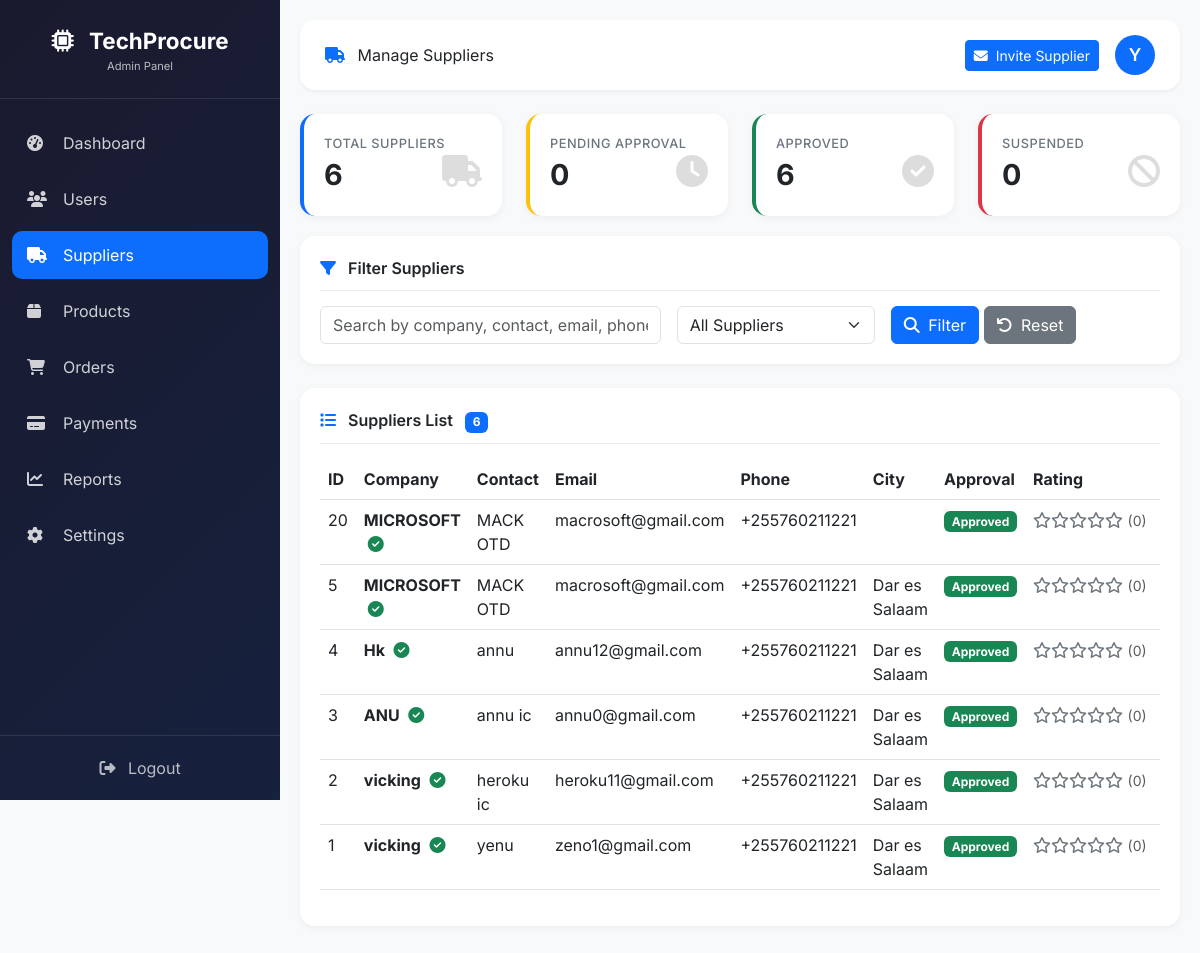
The page /Techprocure17/admin/suppliers/manage-suppliers.php (signed in) on the database its author committed.
### tables this page shows
CREATE TABLE `suppliers` (
  `id` int(11) NOT NULL,
  `user_id` int(11) NOT NULL,
  `company_name` varchar(200) NOT NULL,
  `company_logo` varchar(255) DEFAULT NULL,
  `registration_number` varchar(100) DEFAULT NULL,
  `tax_id` varchar(100) DEFAULT NULL,
  `contact_person` varchar(200) DEFAULT NULL,
  `email` varchar(255) DEFAULT NULL,
  `phone` varchar(20) DEFAULT NULL,
  `address` text DEFAULT NULL,
  `city` varchar(100) DEFAULT NULL,
  `region` varchar(100) DEFAULT NULL,
  `business_description` text DEFAULT NULL,
  `approval_status` enum('pending','approved','rejected','suspended') DEFAULT 'pending',
  `verification_badge` tinyint(1) DEFAULT 0,
  `rating` decimal(3,2) DEFAULT 0.00,
  `total_sales` int(11) DEFAULT 0,
  `total_reviews` int(11) DEFAULT 0,
  `status` enum('active','inactive') DEFAULT 'active',
  `created_at` datetime DEFAULT current_timestamp(),
  `updated_at` datetime DEFAULT NULL ON UPDATE current_timestamp(),
  `country` varchar(100) DEFAULT 'Tanzania',
  `company_description` text DEFAULT NULL,
  `business_type` varchar(50) DEFAULT NULL,
  `tin_number` varchar(50) DEFAULT NULL,
  `vat_registered` tinyint(1) DEFAULT 0,
  `verification_status` enum('unverified','pending','verified','rejected') DEFAULT 'unverified',
  `website` varchar(255) DEFAULT NULL,
  `facebook` varchar(255) DEFAULT NULL,
  `twitter` varchar(255) DEFAULT NULL,
  `instagram` varchar(255) DEFAULT NULL,
  `linkedin` varchar(255) DEFAULT NULL,
  `bank_name` varchar(100) DEFAULT NULL,
  `bank_account_name` varchar(100) DEFAULT NULL,
  `bank_account_number` varchar(50) DEFAULT NULL,
  `swift_code` varchar(20) DEFAULT NULL,
  `bank_branch` varchar(100) DEFAULT NULL,
  `business_license` varchar(255) DEFAULT NULL,
  `tax_clearance` varchar(255) DEFAULT NULL,
  `verification_documents` text DEFAULT NULL
);

### Techprocure17/admin/suppliers/manage-suppliers.php (the view, shortened to what this page needs)
<?php
require_once '../../includes/functions.php';
$db = getDB();
$filter = isset($_GET['filter']) ? trim($_GET['filter']) : 'all';
$search = isset($_GET['search']) ? trim($_GET['search']) : '';
$page = isset($_GET['page']) ? (int)$_GET['page'] : 1;
$limit = 20;
$offset = ($page - 1) * $limit;
$where_conditions = ["1=1"];
$params = [];
$where_clause = implode(" AND ", $where_conditions);
$total_suppliers = 0;
try {
    $count_sql = "SELECT COUNT(*) as total FROM suppliers s WHERE $where_clause";
    $stmt = $db->prepare($count_sql);
    $stmt->execute($params);
    $total_suppliers = (int)$stmt->fetchColumn();
} catch (PDOException $e) {
    $total_suppliers = 0;
    $total_pages = 1;
}
$suppliers = [];
try {
    $sql = "SELECT s.*, u.email as user_email, u.status as user_status
            FROM suppliers s
            LEFT JOIN users u ON s.user_id = u.id
            WHERE $where_clause
            ORDER BY s.created_at DESC
            LIMIT ? OFFSET ?";
    $params[] = $limit;
    $params[] = $offset;
    $stmt = $db->prepare($sql);
    $stmt->execute($params);
    if ($stmt->rowCount() > 0) {
        $suppliers = $stmt->fetchAll();
    }
} catch (PDOException $e) {
    $suppliers = [];
}
$stats = [];
try {
    $stats['total'] = $db->query("SELECT COUNT(*) FROM suppliers")->fetchColumn();
    $stats['pending'] = $db->query("SELECT COUNT(*) FROM suppliers WHERE approval_status = 'pending'")->fetchColumn();
    $stats['approved'] = $db->query("SELECT COUNT(*) FROM suppliers WHERE approval_status = 'approved'")->fetchColumn();
    $stats['rejected'] = $db->query("SELECT COUNT(*) FROM suppliers WHERE approval_status = 'rejected'")->fetchColumn();
    $stats['suspended'] = $db->query("SELECT COUNT(*) FROM suppliers WHERE approval_status = 'suspended'")->fetchColumn();
} catch (PDOException $e) {
    $stats = ['total' => 0, 'pending' => 0, 'approved' => 0, 'rejected' => 0, 'suspended' => 0];
}
?>
<!DOCTYPE html>
<html lang="en">
<head>
    <link href="https://cdn.jsdelivr.net/npm/bootstrap@5.3.0/dist/css/bootstrap.min.css" rel="stylesheet">
    <link rel="stylesheet" href="https://cdnjs.cloudflare.com/ajax/libs/font-awesome/6.4.0/css/all.min.css">
</head>
<body>
<div class="sidebar" id="sidebar">
    <div class="brand">
        <i class="fas fa-microchip"></i> TechProcure
        <small>Admin Panel</small>
    </div>
    <div class="nav flex-column mt-3">
        <div class="nav-item">
            <a href="../dashboard.php" class="nav-link">
                <i class="fas fa-tachometer-alt"></i> Dashboard
            </a>
        </div>
        <div class="nav-item">
            <a href="../users/manage-users.php" class="nav-link">
                <i class="fas fa-users"></i> Users
            </a>
        </div>
        <div class="nav-item">
            <a href="manage-suppliers.php" class="nav-link active">
                <i class="fas fa-truck"></i> Suppliers
            </a>
        </div>
        <div class="nav-item">
            <a href="../products/manage-products.php" class="nav-link">
                <i class="fas fa-box"></i> Products
            </a>
        </div>
        <div class="nav-item">
            <a href="../orders/manage-orders.php" class="nav-link">
                <i class="fas fa-shopping-cart"></i> Orders
            </a>
        </div>
        <div class="nav-item">
            <a href="../payments/transactions.php" class="nav-link">
                <i class="fas fa-credit-card"></i> Payments
            </a>
        </div>
        <div class="nav-item">
            <a href="../reports/sales-report.php" class="nav-link">
                <i class="fas fa-chart-line"></i> Reports
            </a>
        </div>
        <div class="nav-item">
            <a href="../settings/general-settings.php" class="nav-link">
                <i class="fas fa-cog"></i> Settings
            </a>
        </div>
    </div>
    <div class="sidebar-footer">
        <a href="../../auth/logout.php">
            <i class="fas fa-sign-out-alt me-2"></i> Logout
        </a>
    </div>
</div>
<div class="main-content" id="mainContent">
    <div class="top-navbar">
        <div class="welcome-text">
            <i class="fas fa-truck me-2 text-primary"></i> Manage Suppliers
        </div>
        <div class="d-flex align-items-center gap-3">
            <a href="invitation-keys.php" class="btn btn-primary btn-sm">
                <i class="fas fa-envelope me-1"></i> Invite Supplier
            </a>
            <div class="admin-avatar">
                <?php echo strtoupper(substr($_SESSION['user_name'] ?? 'A', 0, 1)); ?>
            </div>
        </div>
    </div>
    <div class="row">
        <div class="col-md-3 col-sm-6">
            <div class="stat-card" style="border-left: 4px solid #0d6efd;">
                <div class="stat-label">Total Suppliers</div>
                <div class="stat-number"><?php echo number_format($stats['total']); ?></div>
                <div class="stat-icon"><i class="fas fa-truck"></i></div>
            </div>
        </div>
        <div class="col-md-3 col-sm-6">
            <div class="stat-card" style="border-left: 4px solid #ffc107;">
                <div class="stat-label">Pending Approval</div>
                <div class="stat-number"><?php echo number_format($stats['pending']); ?></div>
                <div class="stat-icon"><i class="fas fa-clock"></i></div>
            </div>
        </div>
        <div class="col-md-3 col-sm-6">
            <div class="stat-card" style="border-left: 4px solid #198754;">
                <div class="stat-label">Approved</div>
                <div class="stat-number"><?php echo number_format($stats['approved']); ?></div>
                <div class="stat-icon"><i class="fas fa-check-circle"></i></div>
            </div>
        </div>
        <div class="col-md-3 col-sm-6">
            <div class="stat-card" style="border-left: 4px solid #dc3545;">
                <div class="stat-label">Suspended</div>
                <div class="stat-number"><?php echo number_format($stats['suspended']); ?></div>
                <div class="stat-icon"><i class="fas fa-ban"></i></div>
            </div>
        </div>
    </div>
    <div class="data-card">
        <div class="card-title">
            <i class="fas fa-filter"></i> Filter Suppliers
        </div>
        <form method="GET" action="" class="row g-3">
            <div class="col-md-5">
                <input type="text" name="search" class="form-control" placeholder="Search by company, contact, email, phone..." value="<?php echo htmlspecialchars($search); ?>">
            </div>
            <div class="col-md-3">
                <select name="filter" class="form-select">
                    <option value="all" <?php echo $filter == 'all' ? 'selected' : ''; ?>>All Suppliers</option>
                </select>
            </div>
            <div class="col-md-4">
                <button type="submit" class="btn btn-primary"><i class="fas fa-search me-1"></i> Filter</button>
                <a href="manage-suppliers.php" class="btn btn-secondary"><i class="fas fa-undo me-1"></i> Reset</a>
            </div>
        </form>
    </div>
    <div class="data-card">
        <div class="card-title">
            <i class="fas fa-list"></i> Suppliers List
            <span class="badge bg-primary ms-2"><?php echo number_format($total_suppliers); ?></span>
        </div>
        <div class="table-responsive">
            <table class="table table-hover" id="supplierTable">
                <thead>
                    <tr>
                        <th>ID</th>
                        <th>Company</th>
                        <th>Contact</th>
                        <th>Email</th>
                        <th>Phone</th>
                        <th>City</th>
                        <th>Approval</th>
                        <th>Rating</th>
                        <th>Actions</th>
                    </tr>
                </thead>
                <tbody>
                    <?php if (!empty($suppliers)): ?>
                        <?php foreach($suppliers as $supplier): ?>
                        <tr>
                            <td><?php echo $supplier['id']; ?></td>
                            <td>
                                <strong><?php echo htmlspecialchars($supplier['company_name']); ?></strong>
                                <?php if($supplier['verification_badge']): ?>
                                    <i class="fas fa-check-circle text-success ms-1" title="Verified"></i>
                                <?php endif; ?>
                            </td>
                            <td><?php echo htmlspecialchars($supplier['contact_person'] ?? '-'); ?></td>
                            <td><?php echo htmlspecialchars($supplier['email'] ?? $supplier['user_email']); ?></td>
                            <td><?php echo htmlspecialchars($supplier['phone'] ?? '-'); ?></td>
                            <td><?php echo htmlspecialchars($supplier['city'] ?? '-'); ?></td>
                            <td>
                                <?php $badge = getStatusBadge($supplier['approval_status']); ?>
                                <span class="badge bg-<?php echo $badge; ?>">
                                    <?php echo ucfirst($supplier['approval_status']); ?>
                                </span>
                            </td>
                            <td>
                                <div class="text-nowrap">
                                    <?php echo getStarRating($supplier['rating'] ?? 0); ?>
                                    <span class="text-muted small">(<?php echo number_format($supplier['total_reviews'] ?? 0); ?>)</span>
                                </div>
                            </td>
                            <td>
                            </td>
                        </tr>
                        <?php endforeach; ?>
                    <?php endif; ?>
                </tbody>
            </table>
        </div>
    </div>
</div>
</body>
</html>

### Techprocure17/includes/functions.php (shortened to what this page needs)
<?php
if (!function_exists('getStatusBadge')) {
    function getStatusBadge($status) {
        $colors = [
            'pending' => 'warning',
            'approved' => 'success',
            'rejected' => 'danger',
            'active' => 'success',
            'inactive' => 'secondary',
            'paid' => 'success',
            'unpaid' => 'danger',
            'shipped' => 'info',
            'delivered' => 'primary',
            'completed' => 'success',
            'cancelled' => 'danger',
            'processing' => 'info',
            'confirmed' => 'primary',
            'suspended' => 'danger'
        ];
        return $colors[$status] ?? 'secondary';
    }
}
if (!function_exists('getStarRating')) {
    function getStarRating($rating) {
        $html = '';
        $fullStars = floor($rating);
        $halfStar = $rating - $fullStars >= 0.5;
        for ($i = 1; $i <= 5; $i++) {
            if ($i <= $fullStars) {
                $html .= '<i class="fas fa-star text-warning"></i>';
            } elseif ($i == $fullStars + 1 && $halfStar) {
                $html .= '<i class="fas fa-star-half-alt text-warning"></i>';
            } else {
                $html .= '<i class="far fa-star text-secondary"></i>';
            }
        }
        return $html;
    }
}

### Techprocure17/admin/suppliers/manage-suppliers.php (style rules this page uses)
body { font-family: 'Inter', sans-serif; background-color: #f8f9fa; }
.sidebar { position: fixed; top: 0; left: 0; height: 100vh; width: 280px; background: linear-gradient(135deg, #1a1a2e 0%, #16213e 100%); color: white; z-index: 1030; overflow-y: auto; transition: all 0.3s; }
.sidebar .brand { padding: 24px 20px; font-size: 1.4rem; font-weight: 700; border-bottom: 1px solid rgba(255,255,255,0.1); text-align: center; }
.sidebar .brand i { margin-right: 10px; }
.sidebar .brand small { display: block; font-size: 0.7rem; opacity: 0.7; font-weight: 400; }
.sidebar .nav-item { padding: 0 12px; margin: 4px 0; }
.sidebar .nav-link { color: rgba(255,255,255,0.8); padding: 12px 15px; border-radius: 10px; transition: all 0.3s; display: flex; align-items: center; text-decoration: none; }
.sidebar .nav-link.active { background: #0d6efd; color: white; }
.sidebar .nav-link i { width: 24px; margin-right: 12px; }
.sidebar .sidebar-footer { position: absolute; bottom: 0; width: 100%; padding: 15px; border-top: 1px solid rgba(255,255,255,0.1); }
.sidebar .sidebar-footer a { color: rgba(255,255,255,0.7); text-decoration: none; display: block; text-align: center; padding: 5px; }
.main-content { margin-left: 280px; padding: 20px; min-height: 100vh; }
.top-navbar { background: white; border-radius: 15px; padding: 15px 25px; margin-bottom: 24px; box-shadow: 0 2px 4px rgba(0,0,0,0.05); display: flex; justify-content: space-between; align-items: center; }
.top-navbar .admin-avatar { width: 40px; height: 40px; border-radius: 50%; background: #0d6efd; color: white; display: flex; align-items: center; justify-content: center; font-weight: 600; font-size: 1.1rem; }
.stat-card { background: white; border-radius: 15px; padding: 20px; margin-bottom: 20px; box-shadow: 0 2px 8px rgba(0,0,0,0.05); transition: all 0.3s; position: relative; overflow: hidden; }
.stat-card .stat-icon { font-size: 2rem; opacity: 0.15; position: absolute; right: 20px; bottom: 20px; }
.stat-card .stat-number { font-size: 1.8rem; font-weight: 700; }
.stat-card .stat-label { font-size: 0.8rem; color: #6c757d; font-weight: 500; text-transform: uppercase; letter-spacing: 0.5px; }
.data-card { background: white; border-radius: 15px; padding: 20px; margin-bottom: 24px; box-shadow: 0 2px 8px rgba(0,0,0,0.05); }
.data-card .card-title { font-size: 1rem; font-weight: 600; margin-bottom: 15px; padding-bottom: 10px; border-bottom: 1px solid #e9ecef; }
.data-card .card-title i { margin-right: 8px; color: #0d6efd; }

### rows shown on the page
suppliers: user "6", id "1", company_name "vicking", verification_badge 1 (drawn), contact_person "yenu", email "zeno1@gmail.com", phone "+255760211221", city "Dar es Salaam", approval_status "Approved", rating 0 (drawn), total_reviews "0"
suppliers: id "20", company_name "MICROSOFT", verification_badge 1 (drawn), contact_person "MACK OTD", email "macrosoft@gmail.com", phone "+255760211221", approval_status "Approved", rating 0 (drawn), total_reviews "0"
suppliers: id "5", company_name "MICROSOFT", verification_badge 1 (drawn), contact_person "MACK OTD", email "macrosoft@gmail.com", phone "+255760211221", city "Dar es Salaam", approval_status "Approved", rating 0 (drawn), total_reviews "0"
suppliers: id "4", company_name "Hk", verification_badge 1 (drawn), contact_person "annu", email "annu12@gmail.com", phone "+255760211221", city "Dar es Salaam", approval_status "Approved", rating 0 (drawn), total_reviews "0"
suppliers: id "3", company_name "ANU", verification_badge 1 (drawn), contact_person "annu ic", email "annu0@gmail.com", phone "+255760211221", city "Dar es Salaam", approval_status "Approved", rating 0 (drawn), total_reviews "0"
suppliers: id "2", company_name "vicking", verification_badge 1 (drawn), contact_person "heroku ic", email "heroku11@gmail.com", phone "+255760211221", city "Dar es Salaam", approval_status "Approved", rating 0 (drawn), total_reviews "0"

### other values the page prints
substr($_SESSION['user_name'] ?? 'A', 0, 1) "Y"
$stats['pending'] "0"
$stats['suspended'] "0"
$total_suppliers "6"
